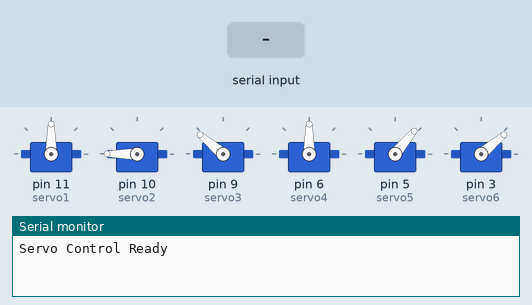
Recording of a sketch running on a simulated Arduino Uno, built with avr-gcc and run on an emulated ATmega328P. On the bench: 6 × servo, the last lines printed to the serial monitor. The test bench sets the inputs (shaded band).

Above: at 4.9 s.
5.0 s: "30,150\n" received over Serial
At 5.45 s:
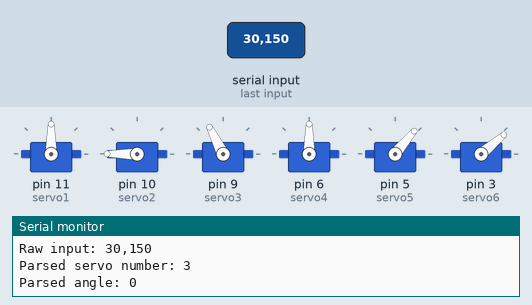
8.0 s: "2\n" received over Serial
At 8.29 s:
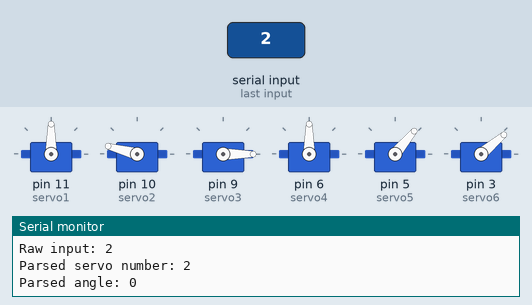
11.0 s: "1\n" received over Serial
At 13.8 s:
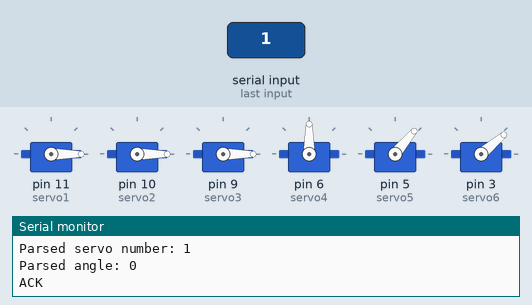
14.0 s: "4\n" received over Serial
At 16.1 s:
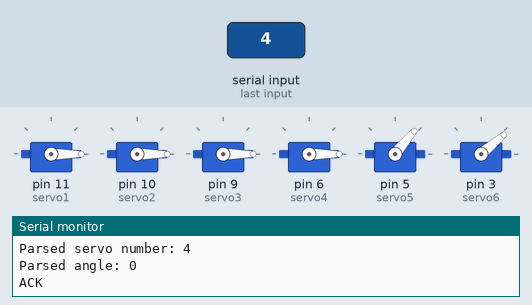
16.4 s: "5\n" received over Serial
At 17.3 s:
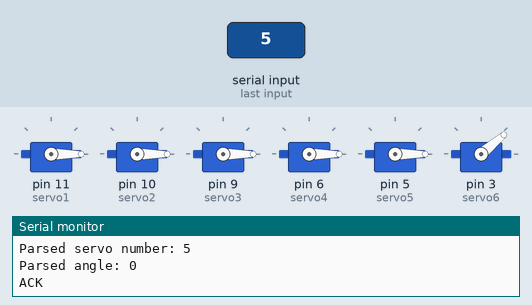
Timing chart, 0 to 19.3 s (numbered marks = the images above; inputs shaded):
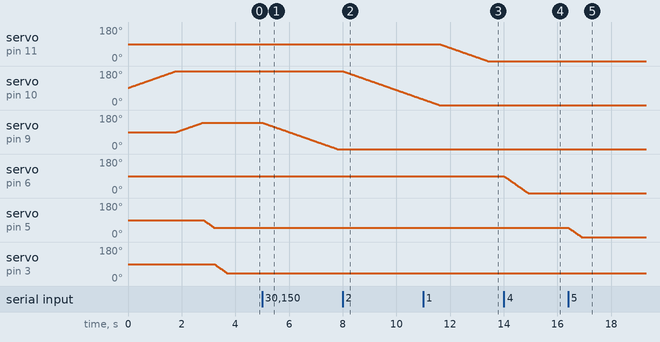

The sketch:

arduino_script.ino
```cpp
#include <Servo.h>

Servo servo1;
Servo servo2;
Servo servo3;
Servo servo4;
Servo servo5;
Servo servo6;

int servoSpeeds[] = {20, 20, 20, 10, 10, 10}; // Velocidad para cada servo

void setup() {
  Serial.begin(9600);

  servo1.attach(11); // Servo 1 en pin 11
  servo2.attach(10); // Servo 2 en pin 10
  servo3.attach(9);  // Servo 3 en pin 9
  servo4.attach(6);  // Servo 4 en pin 6
  servo5.attach(5);  // Servo 5 en pin 5
  servo6.attach(3);  // servo 6 en pin 3

  // Inicializar servos a una posición conocida y velocidades para cada servo
  moveServoSmooth(servo1, 90, servoSpeeds[0]);
  moveServoSmooth(servo2, 180, servoSpeeds[1]);
  moveServoSmooth(servo3, 140,servoSpeeds[2]);
  moveServoSmooth(servo4, 90,servoSpeeds[3]);
  moveServoSmooth(servo5, 50, servoSpeeds[4]);
  moveServoSmooth(servo6, 40, servoSpeeds[5]);

  Serial.println("Servo Control Ready");
}

void loop() {
  if (Serial.available() >= 2) {
    // valores para mover servos
    String input = Serial.readStringUntil('\n'); // Leer input como string hasta salto de linea
    int servoNumber = input.charAt(0) - '0'; // Convertir primer char a int restando el 0 en ASCII. ej: '1' - '0' = 49 - 48 = 1
    int angle = input.substring(1).toInt(); // Convertir el resto a int. Angulo.

    Serial.print("Raw input: ");
    Serial.println(input);
    Serial.print("Parsed servo number: ");
    Serial.println(servoNumber);
    Serial.print("Parsed angle: ");
    Serial.println(angle);

    if (servoNumber == 2) {
      angle = constrain(angle, 0, 180);
    }

    if (servoNumber >=1 && servoNumber <= 6 && angle >= 0 && angle <= 180) {
      switch (servoNumber) {
        case 1: moveServoSmooth(servo1, angle, servoSpeeds[0]); break;
        case 2: moveServoSmooth(servo2, angle, servoSpeeds[1]); break;
        case 3: moveServoSmooth(servo3, angle, servoSpeeds[2]); break;
        case 4: moveServoSmooth(servo4, angle, servoSpeeds[3]); break;
        case 5: moveServoSmooth(servo5, angle, servoSpeeds[4]); break;
        case 6: moveServoSmooth(servo6, angle, servoSpeeds[5]); break;
      }
      Serial.println("ACK");
    }
    else {
      Serial.println("Invalid angle received:");
    }
  }
}

void moveServoSmooth(Servo &servo, int targetAngle, int speed) {
  int currentAngle = servo.read();
  int step = (currentAngle < targetAngle) ? 1 : -1;
  while (currentAngle != targetAngle) {
    currentAngle += step;
    servo.write(currentAngle);
    delay(speed); // delay se ajusta segun velocidad establecida para cada servo
  }
}
```

Measured:
- after the input at 5.0 s, servo on pin 9 (servo3): moves from 140° to 0° over 2.8 s, starting at once
- after the input at 8.0 s, servo on pin 10 (servo2): moves from 180° to 30° over 3.0 s, starting at once
- after the input at 11.0 s, servo on pin 11 (servo1): moves from 90° to 0° over 1.8 s, starting after 0.62 s
- after the input at 14.0 s, servo on pin 6 (servo4): moves from 90° to 0° over 0.91 s, starting at once
- after the input at 16.4 s, servo on pin 5 (servo5): moves from 50° to 0° over 0.49 s, starting at once
